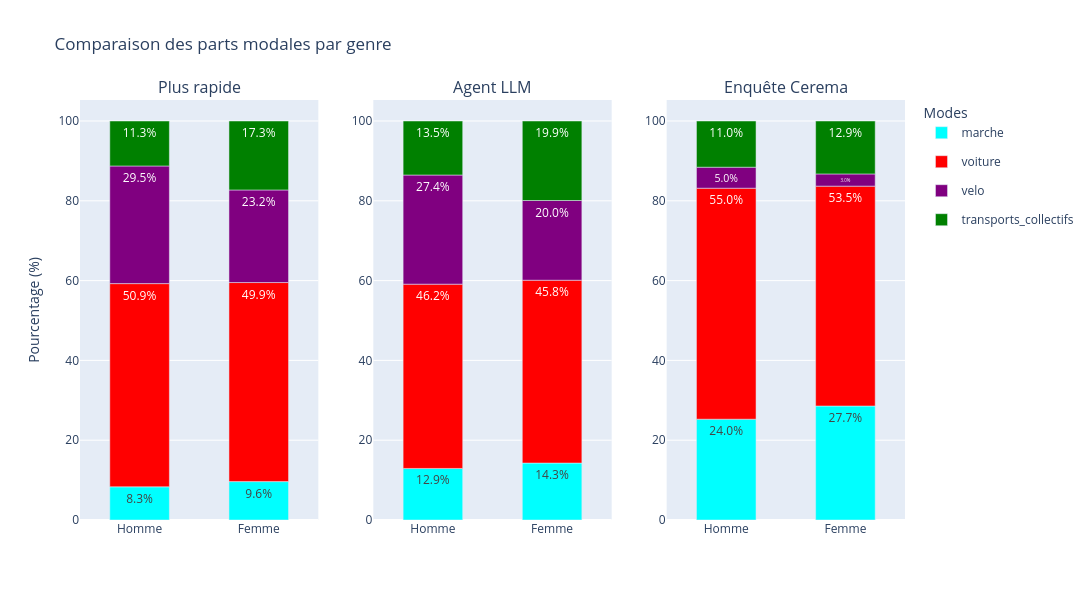

The code cell stored with this chart in its notebook:
### Code cell
bar_graph(moves, cerema["parts_modales_2023"]["genre"], "Comparaison des parts modales par genre", x_name="Genre")

### Figure 1 — Plotly figure (JSON) as saved in the notebook; plotly's stock layout.template omitted (floating-point values rounded to 4 significant figures)
{"data": [{"legendgroup": "marche", "marker": {"color": "cyan"}, "name": "marche", "showlegend": true, "text": ["8.31615120274914", "9.619450317124736"], "textposition": "inside", "texttemplate": "%{text:.1f}%", "type": "bar", "x": ["Homme", "Femme"], "xaxis": "x", "y": [121, 182], "yaxis": "y"}, {"legendgroup": "voiture", "marker": {"color": "red"}, "name": "voiture", "showlegend": true, "text": ["50.92783505154639", "49.89429175475687"], "textposition": "inside", "texttemplate": "%{text:.1f}%", "type": "bar", "x": ["Homme", "Femme"], "xaxis": "x", "y": [741, 944], "yaxis": "y"}, {"legendgroup": "velo", "marker": {"color": "purple"}, "name": "velo", "showlegend": true, "text": ["29.48453608247423", "23.202959830866806"], "textposition": "inside", "texttemplate": "%{text:.1f}%", "type": "bar", "x": ["Homme", "Femme"], "xaxis": "x", "y": [429, 439], "yaxis": "y"}, {"legendgroup": "transports_collectifs", "marker": {"color": "green"}, "name": "transports_collectifs", "showlegend": true, "text": ["11.271477663230241", "17.283298097251585"], "textposition": "inside", "texttemplate": "%{text:.1f}%", "type": "bar", "x": ["Homme", "Femme"], "xaxis": "x", "y": [164, 327], "yaxis": "y"}, {"legendgroup": "marche", "marker": {"color": "cyan"}, "name": "marche", "showlegend": false, "text": ["12.920962199312717", "14.270613107822411"], "textposition": "inside", "texttemplate": "%{text:.1f}%", "type": "bar", "x": ["Homme", "Femme"], "xaxis": "x2", "y": [188, 270], "yaxis": "y2"}, {"legendgroup": "voiture", "marker": {"color": "red"}, "name": "voiture", "showlegend": false, "text": ["46.18556701030928", "45.82452431289641"], "textposition": "inside", "texttemplate": "%{text:.1f}%", "type": "bar", "x": ["Homme", "Femme"], "xaxis": "x2", "y": [672, 867], "yaxis": "y2"}, {"legendgroup": "velo", "marker": {"color": "purple"}, "name": "velo", "showlegend": false, "text": ["27.353951890034367", "19.978858350951374"], "textposition": "inside", "texttemplate": "%{text:.1f}%", "type": "bar", "x": ["Homme", "Femme"], "xaxis": "x2", "y": [398, 378], "yaxis": "y2"}, {"legendgroup": "transports_collectifs", "marker": {"color": "green"}, "name": "transports_collectifs", "showlegend": false, "text": ["13.539518900343642", "19.92600422832981"], "textposition": "inside", "texttemplate": "%{text:.1f}%", "type": "bar", "x": ["Homme", "Femme"], "xaxis": "x2", "y": [197, 377], "yaxis": "y2"}, {"legendgroup": "marche", "marker": {"color": "cyan"}, "name": "marche", "showlegend": false, "text": ["24.0", "27.722772277227726"], "textposition": "inside", "texttemplate": "%{text:.1f}%", "type": "bar", "x": ["Homme", "Femme"], "xaxis": "x3", "y": [24, 28], "yaxis": "y3"}, {"legendgroup": "voiture", "marker": {"color": "red"}, "name": "voiture", "showlegend": false, "text": ["55.00000000000001", "53.46534653465347"], "textposition": "inside", "texttemplate": "%{text:.1f}%", "type": "bar", "x": ["Homme", "Femme"], "xaxis": "x3", "y": [55, 54], "yaxis": "y3"}, {"legendgroup": "velo", "marker": {"color": "purple"}, "name": "velo", "showlegend": false, "text": ["5.0", "2.9702970297029703"], "textposition": "inside", "texttemplate": "%{text:.1f}%", "type": "bar", "x": ["Homme", "Femme"], "xaxis": "x3", "y": [5, 3], "yaxis": "y3"}, {"legendgroup": "transports_collectifs", "marker": {"color": "green"}, "name": "transports_collectifs", "showlegend": false, "text": ["11.0", "12.871287128712872"], "textposition": "inside", "texttemplate": "%{text:.1f}%", "type": "bar", "x": ["Homme", "Femme"], "xaxis": "x3", "y": [11, 13], "yaxis": "y3"}], "layout": {"annotations": [{"font": {"size": 16}, "showarrow": false, "text": "Plus rapide", "x": 0.1444, "xanchor": "center", "xref": "paper", "y": 1.0, "yanchor": "bottom", "yref": "paper"}, {"font": {"size": 16}, "showarrow": false, "text": "Agent LLM", "x": 0.5, "xanchor": "center", "xref": "paper", "y": 1.0, "yanchor": "bottom", "yref": "paper"}, {"font": {"size": 16}, "showarrow": false, "text": "Enquête Cerema", "x": 0.8556, "xanchor": "center", "xref": "paper", "y": 1.0, "yanchor": "bottom", "yref": "paper"}], "bargap": 0.5, "barmode": "relative", "barnorm": "percent", "height": 600, "legend": {"title": {"text": "Modes"}}, "title": {"text": "Comparaison des parts modales par genre"}, "width": 1300, "xaxis": {"anchor": "y", "categoryarray": ["Homme", "Femme"], "categoryorder": "array", "domain": [0.0, 0.2889], "showgrid": false, "type": "category"}, "xaxis2": {"anchor": "y2", "categoryarray": ["Homme", "Femme"], "categoryorder": "array", "domain": [0.3556, 0.6444], "showgrid": false, "type": "category"}, "xaxis3": {"anchor": "y3", "categoryarray": ["Homme", "Femme"], "categoryorder": "array", "domain": [0.7111, 1.0], "showgrid": false, "type": "category"}, "yaxis": {"anchor": "x", "domain": [0.0, 1.0], "title": {"text": "Pourcentage (%)"}}, "yaxis2": {"anchor": "x2", "domain": [0.0, 1.0]}, "yaxis3": {"anchor": "x3", "domain": [0.0, 1.0]}}}
